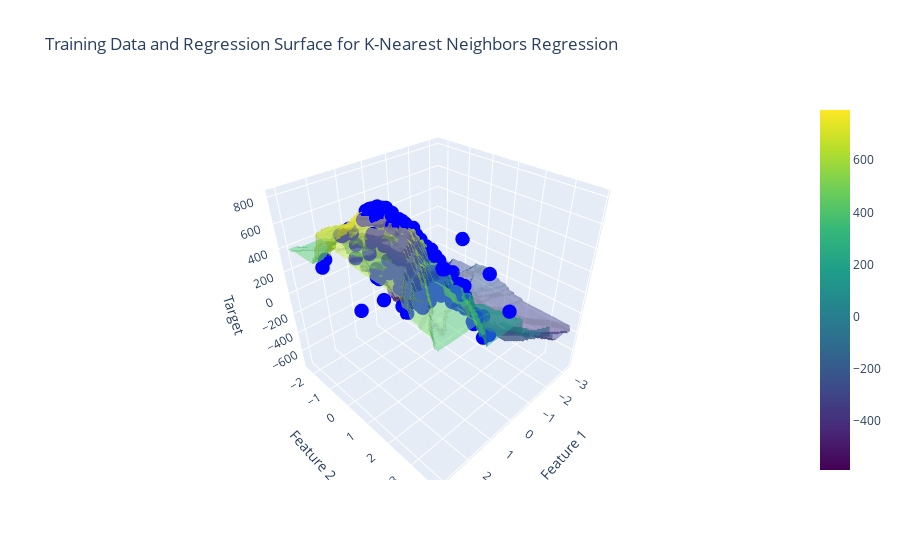

Source (notebook cell):
### Code cell
knn_regressor = KNNRegressor()

plot_3d_regression(knn_regressor, X, y, "K-Nearest Neighbors Regression")

### Figure 1 — Plotly figure (JSON) as saved in the notebook; plotly's stock layout.template omitted (floating-point values rounded to 4 significant figures; data arrays with more than 128 entries replaced by an {"elided": "..."} marker saying what was removed)
{"data": [{"marker": {"color": "blue", "size": 5}, "mode": "markers", "name": "Training Data", "type": "scatter3d", "x": {"elided": "300 float values"}, "y": {"elided": "300 float values"}, "z": {"elided": "300 float values"}}, {"colorscale": [[0, "#440154"], [0.1111, "#482878"], [0.2222, "#3e4989"], [0.3333, "#31688e"], [0.4444, "#26828e"], [0.5556, "#1f9e89"], [0.6667, "#35b779"], [0.7778, "#6ece58"], [0.8889, "#b5de2b"], [1, "#fde725"]], "name": "Regression Surface", "opacity": 0.5, "type": "surface", "x": {"elided": "100x100 float values"}, "y": {"elided": "100x100 float values"}, "z": {"elided": "100x100 float values"}}], "layout": {"scene": {"xaxis": {"title": {"text": "Feature 1"}}, "yaxis": {"title": {"text": "Feature 2"}}, "zaxis": {"title": {"text": "Target"}}}, "title": {"text": "Training Data and Regression Surface for K-Nearest Neighbors Regression"}}}
